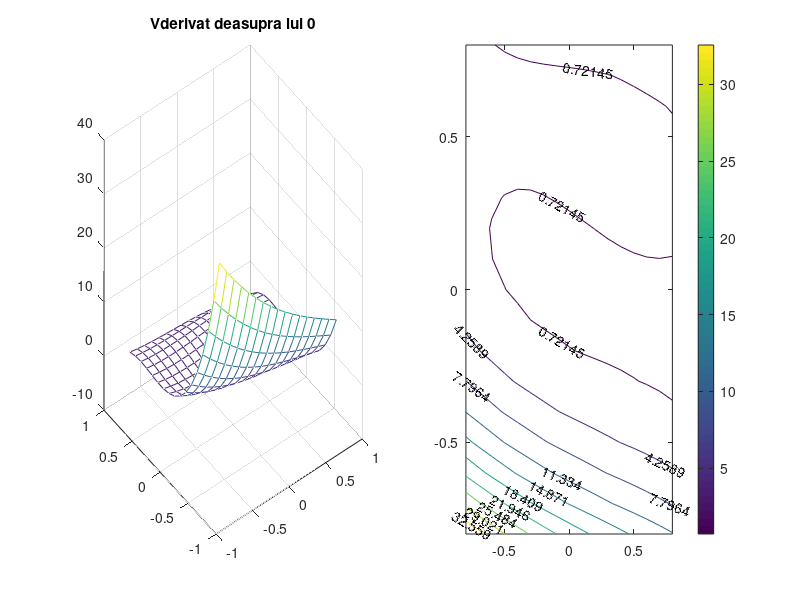

The MATLAB script that drew this image:
[y1,y2]=meshgrid(-0.8:0.1:0.8,-0.8:0.1:0.8);
Vd=2*(-y1.*y1-4*y1.*y2-8*y2.*y2+y1.*y1.*y1+2*y1.*y1.*y2+6*y1.*y2.*y2+10*y2.*y2.*y2);
z=-Vd;
subplot(1,2,1), mesh(y1,y2,z);
title('Vderivat deasupra lui 0');
subplot(1,2,2),[c,h]=contour(y1,y2,z);
clabel(c,h),colorbar;

% figure()
% [y1,y2]=meshgrid(-0.2:0.1:0.2,-0.2:0.1:0.2);
% Vd=2*(-y1.*y1-4*y1.*y2-8*y2.*y2+y1.*y1.*y1+2*y1.*y1.*y2+6*y1.*y2.*y2+10*y2.*y2.*y2);
% z=-Vd;
% subplot(1,2,1), mesh(y1,y2,z);
% title('Vderivat sub 0');
% subplot(1,2,2),[c,h]=contour(y1,y2,z);
% clabel(c,h),colorbar;
